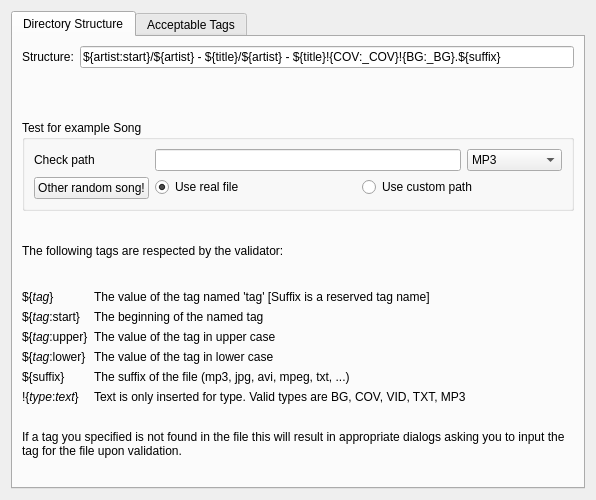
<?xml version="1.0" encoding="UTF-8"?>
<ui version="4.0">
 <class>ValidatorSettings</class>
 <widget class="QWidget" name="ValidatorSettings">
  <property name="geometry">
   <rect>
    <x>0</x>
    <y>0</y>
    <width>596</width>
    <height>500</height>
   </rect>
  </property>
  <property name="windowTitle">
   <string>Form</string>
  </property>
  <layout class="QVBoxLayout" name="verticalLayout">
   <item>
    <widget class="QTabWidget" name="tabWidget">
     <property name="currentIndex">
      <number>0</number>
     </property>
     <widget class="QWidget" name="tab">
      <attribute name="title">
       <string>Directory Structure</string>
      </attribute>
      <layout class="QVBoxLayout" name="verticalLayout_2">
       <item>
        <layout class="QFormLayout" name="formLayout_2">
         <item row="0" column="0">
          <widget class="QLabel" name="label_10">
           <property name="text">
            <string>Structure:</string>
           </property>
          </widget>
         </item>
         <item row="0" column="1">
          <widget class="QLineEdit" name="dirFormat">
           <property name="text">
            <string>${artist:start}/${artist} - ${title}/${artist} - ${title}!{COV:_COV}!{BG:_BG}.${suffix}</string>
           </property>
          </widget>
         </item>
        </layout>
       </item>
       <item>
        <widget class="QGroupBox" name="songCheck">
         <property name="title">
          <string>Test for example Song</string>
         </property>
         <layout class="QVBoxLayout" name="verticalLayout_3">
          <item>
           <layout class="QFormLayout" name="formLayout_3">
            <item row="0" column="0">
             <widget class="QLabel" name="label_12">
              <property name="toolTip">
               <string>Check if the random title shown below matches the dir string entered here.</string>
              </property>
              <property name="text">
               <string>Check path</string>
              </property>
             </widget>
            </item>
            <item row="1" column="0">
             <widget class="QPushButton" name="pushButton">
              <property name="text">
               <string>Other random song!</string>
              </property>
             </widget>
            </item>
            <item row="0" column="1">
             <layout class="QHBoxLayout" name="horizontalLayout">
              <item>
               <widget class="QLineEdit" name="samplePath"/>
              </item>
              <item>
               <widget class="QComboBox" name="comboBox">
                <item>
                 <property name="text">
                  <string>MP3</string>
                 </property>
                </item>
                <item>
                 <property name="text">
                  <string>Txt</string>
                 </property>
                </item>
                <item>
                 <property name="text">
                  <string>Cover</string>
                 </property>
                </item>
                <item>
                 <property name="text">
                  <string>Background</string>
                 </property>
                </item>
                <item>
                 <property name="text">
                  <string>Video</string>
                 </property>
                </item>
                <item>
                 <property name="text">
                  <string>ALL</string>
                 </property>
                </item>
               </widget>
              </item>
             </layout>
            </item>
            <item row="1" column="1">
             <layout class="QHBoxLayout" name="horizontalLayout_2">
              <item>
               <widget class="QRadioButton" name="realFile">
                <property name="text">
                 <string>Use real file</string>
                </property>
                <property name="checked">
                 <bool>true</bool>
                </property>
               </widget>
              </item>
              <item>
               <widget class="QRadioButton" name="customPath">
                <property name="text">
                 <string>Use custom path</string>
                </property>
               </widget>
              </item>
             </layout>
            </item>
           </layout>
          </item>
         </layout>
        </widget>
       </item>
       <item>
        <widget class="QLabel" name="label">
         <property name="text">
          <string>The following tags are respected by the validator:</string>
         </property>
         <property name="wordWrap">
          <bool>true</bool>
         </property>
        </widget>
       </item>
       <item>
        <layout class="QFormLayout" name="formLayout">
         <property name="fieldGrowthPolicy">
          <enum>QFormLayout::AllNonFixedFieldsGrow</enum>
         </property>
         <property name="rowWrapPolicy">
          <enum>QFormLayout::WrapLongRows</enum>
         </property>
         <item row="0" column="0">
          <widget class="QLabel" name="label_2">
           <property name="text">
            <string>${&lt;i&gt;tag&lt;/i&gt;}</string>
           </property>
          </widget>
         </item>
         <item row="0" column="1">
          <widget class="QLabel" name="label_4">
           <property name="text">
            <string>The value of the tag named 'tag' [Suffix is a reserved tag name]</string>
           </property>
           <property name="wordWrap">
            <bool>true</bool>
           </property>
          </widget>
         </item>
         <item row="1" column="0">
          <widget class="QLabel" name="label_3">
           <property name="text">
            <string>${&lt;i&gt;tag&lt;/i&gt;:start}</string>
           </property>
          </widget>
         </item>
         <item row="1" column="1">
          <widget class="QLabel" name="label_5">
           <property name="text">
            <string>The beginning of the named tag</string>
           </property>
           <property name="wordWrap">
            <bool>true</bool>
           </property>
          </widget>
         </item>
         <item row="2" column="0">
          <widget class="QLabel" name="label_6">
           <property name="text">
            <string>${&lt;i&gt;tag&lt;/i&gt;:upper}</string>
           </property>
          </widget>
         </item>
         <item row="2" column="1">
          <widget class="QLabel" name="label_7">
           <property name="text">
            <string>The value of the tag in upper case</string>
           </property>
           <property name="wordWrap">
            <bool>true</bool>
           </property>
          </widget>
         </item>
         <item row="3" column="0">
          <widget class="QLabel" name="label_8">
           <property name="text">
            <string>${&lt;i&gt;tag&lt;/i&gt;:lower}</string>
           </property>
          </widget>
         </item>
         <item row="3" column="1">
          <widget class="QLabel" name="label_16">
           <property name="text">
            <string>The value of the tag in lower case</string>
           </property>
           <property name="wordWrap">
            <bool>true</bool>
           </property>
          </widget>
         </item>
         <item row="4" column="0">
          <widget class="QLabel" name="label_13">
           <property name="text">
            <string>${suffix}</string>
           </property>
          </widget>
         </item>
         <item row="4" column="1">
          <widget class="QLabel" name="label_14">
           <property name="text">
            <string>The suffix of the file (mp3, jpg, avi, mpeg, txt, ...)</string>
           </property>
           <property name="wordWrap">
            <bool>true</bool>
           </property>
          </widget>
         </item>
         <item row="5" column="0">
          <widget class="QLabel" name="label_15">
           <property name="text">
            <string>!{&lt;i&gt;type&lt;/i&gt;:&lt;i&gt;text&lt;/i&gt;}</string>
           </property>
          </widget>
         </item>
         <item row="5" column="1">
          <widget class="QLabel" name="textIsOnlyInsertedForTypeValidTypesAreBGCOVVIDTXTMP3Label">
           <property name="text">
            <string>Text is only inserted for type. Valid types are BG, COV, VID, TXT, MP3</string>
           </property>
           <property name="wordWrap">
            <bool>true</bool>
           </property>
          </widget>
         </item>
        </layout>
       </item>
       <item>
        <widget class="QLabel" name="label_11">
         <property name="text">
          <string>If a tag you specified is not found in the file this will result in appropriate dialogs asking you to input the tag for the file upon validation.</string>
         </property>
         <property name="wordWrap">
          <bool>true</bool>
         </property>
        </widget>
       </item>
      </layout>
     </widget>
     <widget class="QWidget" name="tab_2">
      <attribute name="title">
       <string>Acceptable Tags</string>
      </attribute>
     </widget>
    </widget>
   </item>
  </layout>
 </widget>
 <resources/>
 <connections/>
</ui>
